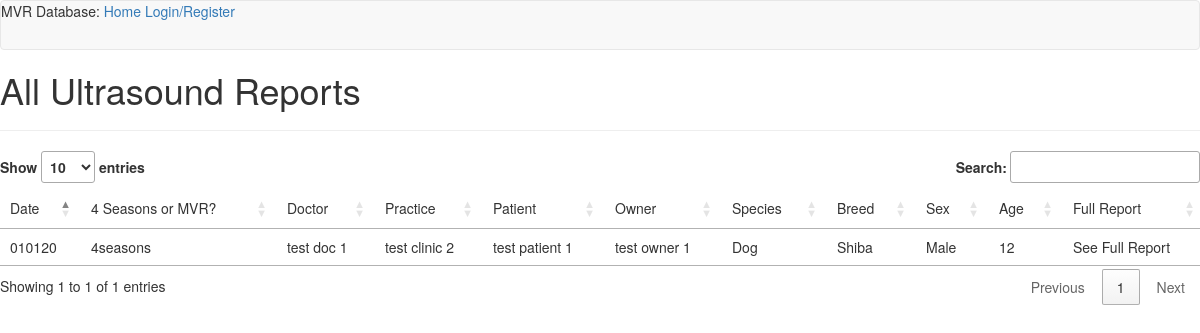
Screenshot of /ultrasoundtable with the database file from the repository.
### app/models.py (models this page shows, shortened)
class Report_US (db.Model):
    id = db.Column(db.Integer, primary_key=True)
    docSerialNum = db.Column(db.String(20))
    patient = db.Column(db.String(24))
    owner = db.Column(db.String(24))
    species = db.Column(db.String(8))
    breed = db.Column(db.String(24))
    sexPatient = db.Column(db.String(8))
    agePatient = db.Column(db.String(24))
    clinicalHistory = db.Column(db.String(360))
    SF_Liver = db.Column(db.String(12))
    SF_Spleen = db.Column(db.String(12))
    SF_Stomach = db.Column(db.String(12))
    SF_Pancreas = db.Column(db.String(12))
    SF_Intestines = db.Column(db.String(12))
    SF_Adrenals = db.Column(db.String(12))
    SF_LKidney = db.Column(db.String(12))
    SF_RKidney = db.Column(db.String(12))
    SF_Bladder = db.Column(db.String(12))
    SF_Sublum = db.Column(db.String(12))
    SF_Prostate = db.Column(db.String(12))
    SF_Uterus = db.Column(db.String(12))
    Conclusions_ALL = db.Column(db.String(360))
    FINDAS_ALL = db.Column(db.String(360))
    date = db.Column(db.String(12))
    clinicSerialNum = db.Column(db.Integer())
    clinicName = db.Column(db.String(24))
    doctor = db.Column(db.String(24))
    mvr4seasons = db.Column(db.String(24))
    timestamp = db.Column(db.DateTime, index=True, default=datetime.utcnow)

### app/routes.py (the view)
@app.route('/ultrasoundtable', methods=['GET'])
def ultrasoundTable():
    ultrasounds = Report_US.query.all()
    return render_template('/tables/ultrasoundTable.html', title='All Ultrasounds', ultrasounds=ultrasounds)

### app/templates/tables/ultrasoundTable.html (shortened to what this page needs)
{% extends "base.html" %}
{% block app_content %}
<link rel="stylesheet" type="text/css" href="https://cdn.datatables.net/1.10.19/css/jquery.dataTables.min.css">
<h1>All Ultrasound Reports</h1>
<hr />
<table id="table-1">
    <thead>
        <td>Date</td><td>4 Seasons or MVR?</td><td>Doctor</td><td>Practice</td><td>Patient</td><td>Owner</td><td>Species</td><td>Breed</td><td>Sex</td><td>Age</td><td>Full Report</td>
    </thead>
    <tbody>
    {% for u in ultrasounds %}
    <tr>
        <td>{{ u.date }}</td><td>{{ u.mvr4seasons }}</td><td>{{ u.doctor }}</td><td>{{ u.clinicName }}</td><td>{{ u.patient }}</td><td>{{ u.owner }}</td><td>{{ u.species }}</td><td>{{ u.breed }}</td><td>{{ u.sexPatient }}</td><td>{{ u.agePatient }}</td><td>See Full Report</td>
    </tr>
    {% endfor %}
    </tbody>
</table>
{% endblock %}

### rows the page displays
Report_US: date "010120", mvr4seasons "4seasons", doctor "test doc 1", clinicName "test clinic 2", patient "test patient 1", owner "test owner 1", species "Dog", breed "Shiba", sexPatient "Male", agePatient "12"
